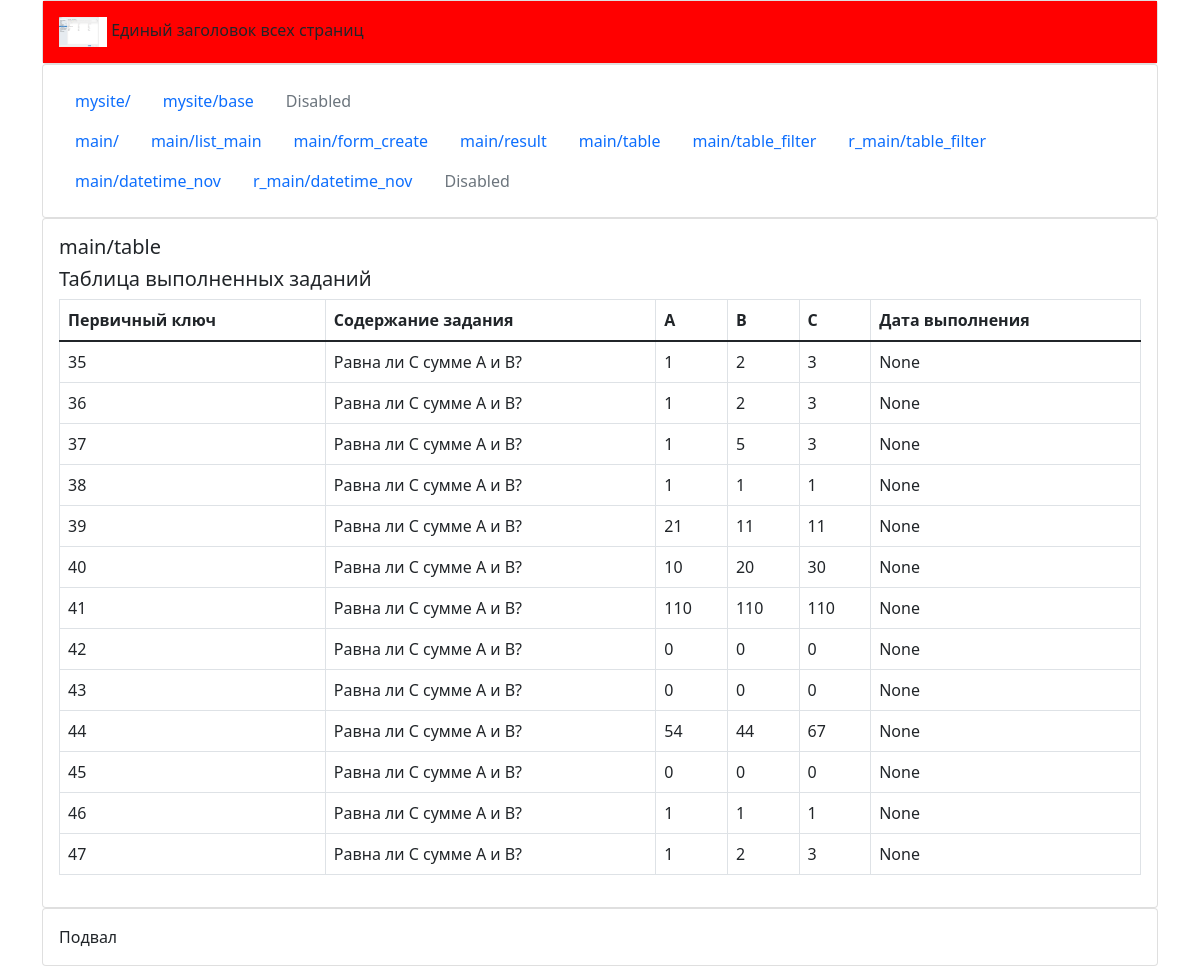
The app's page /main/table/, older data.
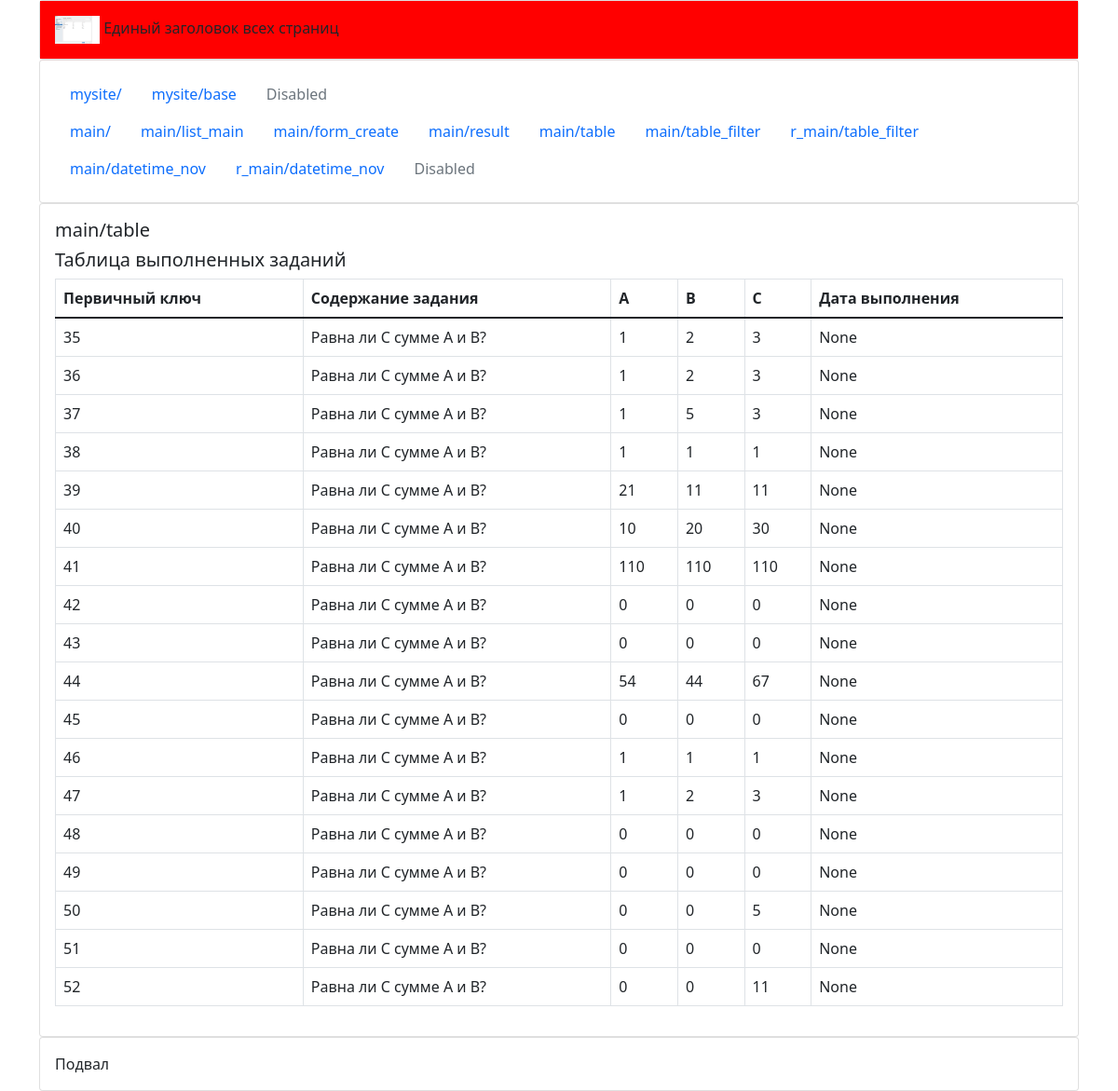
The same page, newer data.
### main/models.py (models this page shows, shortened)
class Abc(models.Model):
    id = models.IntegerField('Первичный ключ', primary_key=True)
    task = models.CharField('Содержание задания',default="Равна ли С сумме A и B?", max_length=256)
    a = models.IntegerField('A', default=0)
    b = models.IntegerField('B', default=0)
    c = models.IntegerField('C', default=0)
    pub_date = models.DateTimeField('Дата выполнения', default=timezone.now())
    class Meta:
        verbose_name =  'Таблица выполненных заданий'
        verbose_name_plural = 'Таблицы выполненных заданий'

### main/views.py (the view)
# urls.py: path('table/', views.table, name='table'),
def table(request):
    verbose_name = Abc._meta.verbose_name
    print('\nverbose_name: ', verbose_name)
    fields = Abc.objects.values()[0]
    verbose_fields=list()
    for field in fields:
        verbose_fields.append(Abc._meta.get_field(field).verbose_name)
    print('\nfields:\n', fields)
    print('\nverbose_fields:\n', verbose_fields)
    values = Abc.objects.values_list()
    print('\nvalues:\n', values)
    context = {'verbose_name': verbose_name, 'verbose_fields': verbose_fields, 'values': values}
    return render(request, 'main/table.html', context)

### templates/main/table.html (shortened to what this page needs)
{% extends '../mysite/base.html' %}
{% block content %}
<h5>main/table</h5>
<h5>{{verbose_name}}</h5>
<table class="table table-bordered">
    <thead>
    <tr>
        {% for item in verbose_fields %}
        <th scope="col">{{ item }}</th>
        {% endfor %}
    </tr>
    </thead>
    <tbody>
    {% for row in values %}
    <tr>
        {% for item in row %}
        <td>
            {{ item }}
        </td>
        {% endfor %}
    </tr>
    {% endfor %}
</table>
{% endblock %}

Row changes from the older to the newer data that the page shows:
added Abc: row "48" "Равна ли С сумме A и B?" "0" "0" "0" "None"
added Abc: row "49" "Равна ли С сумме A и B?" "0" "0" "0" "None"
added Abc: row "50" "Равна ли С сумме A и B?" "0" "0" "5" "None"
added Abc: row "51" "Равна ли С сумме A и B?" "0" "0" "0" "None"
added Abc: row "52" "Равна ли С сумме A и B?" "0" "0" "11" "None"
